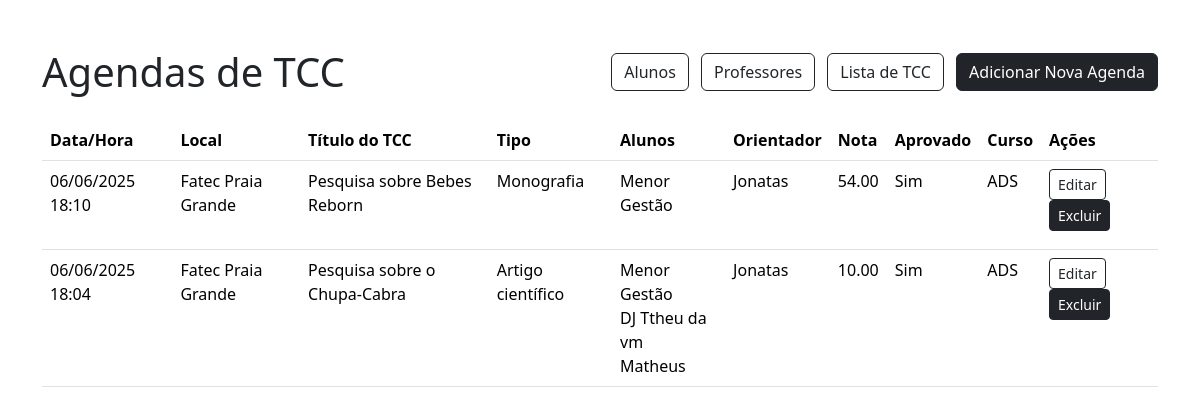
The page / on the database its author committed.
### tables this page shows
CREATE TABLE `agendas` (
  `id` int(11) NOT NULL,
  `data_hora` datetime DEFAULT NULL,
  `local` varchar(100) DEFAULT NULL,
  `prof_orientador_id` int(11) DEFAULT NULL,
  `prof_convidado1_id` int(11) DEFAULT NULL,
  `prof_convidado2_id` int(11) DEFAULT NULL,
  `aluno1_ra` int(11) DEFAULT NULL,
  `aluno2_ra` int(11) DEFAULT NULL,
  `aluno3_ra` int(11) DEFAULT NULL,
  `nota_final` decimal(4,2) DEFAULT NULL,
  `aprovado` enum('Sim','Não') DEFAULT NULL,
  `curso` varchar(100) DEFAULT NULL,
  `cidade` varchar(100) DEFAULT NULL,
  `tipo_tcc_id` int(11) DEFAULT NULL,
  `tcc_id` int(11) DEFAULT NULL
);

CREATE TABLE `tcc` (
  `id` int(11) NOT NULL,
  `titulo` varchar(200) NOT NULL,
  `tipo_tcc_id` int(11) DEFAULT NULL,
  `aluno1_ra` int(11) DEFAULT NULL,
  `professor_orientador_id` int(11) DEFAULT NULL,
  `curso` varchar(100) DEFAULT NULL,
  `aluno2_ra` int(11) DEFAULT NULL,
  `aluno3_ra` int(11) DEFAULT NULL
);

CREATE TABLE `tipo_tcc` (
  `id` int(11) NOT NULL,
  `descricao` varchar(100) NOT NULL
);

CREATE TABLE `aluno` (
  `ra` int(11) NOT NULL,
  `nome` varchar(100) NOT NULL,
  `curso` varchar(100) DEFAULT NULL
);

CREATE TABLE `professor` (
  `id` int(11) NOT NULL,
  `nome` varchar(100) NOT NULL,
  `email` varchar(100) DEFAULT NULL,
  `area_especializacao` varchar(100) DEFAULT NULL
);

### index.php (the view, shortened to what this page needs)
<?php
include 'db.php';
$result = $conn->query("
SELECT a.id, a.data_hora, a.local, a.nota_final, a.aprovado, a.curso, a.cidade,
       tcc.titulo AS titulo_tcc,
       tipo.descricao AS tipo_tcc,
       a1.nome AS aluno1,
       a2.nome AS aluno2,
       a3.nome AS aluno3,
       p.nome AS orientador
FROM agendas a
LEFT JOIN tcc ON a.tcc_id = tcc.id
LEFT JOIN tipo_tcc tipo ON a.tipo_tcc_id = tipo.id
LEFT JOIN aluno a1 ON a.aluno1_ra = a1.ra
LEFT JOIN aluno a2 ON a.aluno2_ra = a2.ra
LEFT JOIN aluno a3 ON a.aluno3_ra = a3.ra
LEFT JOIN professor p ON a.prof_orientador_id = p.id
ORDER BY a.data_hora DESC
");
?>
<!DOCTYPE html>
<html>
<head>
    <link href="https://cdn.jsdelivr.net/npm/bootstrap@5.3.2/dist/css/bootstrap.min.css" rel="stylesheet">
</head>
<body>
    <div class="container mt-5">
        <div class="d-flex justify-content-between align-items-center mb-4">
            <h1 class="mb-0">Agendas de TCC</h1>
            <div>
                <a href="alunos.php" class="btn btn-outline-dark me-2">Alunos</a>
                <a href="professores.php" class="btn btn-outline-dark me-2">Professores</a>
                <a href="tccs.php" class="btn btn-outline-dark me-2">Lista de TCC</a>
                <a href="adicionar.php" class="btn btn-dark">Adicionar Nova Agenda</a>
            </div>
        </div>
        <table class="table table-hover">
            <thead>
                <tr>
                    <th>Data/Hora</th>
                    <th>Local</th>
                    <th>Título do TCC</th>
                    <th>Tipo</th>
                    <th>Alunos</th>
                    <th>Orientador</th>
                    <th>Nota</th>
                    <th>Aprovado</th>
                    <th>Curso</th>
                    <th>Ações</th>
                </tr>
            </thead>
            <tbody>
            <?php while ($row = $result->fetch_assoc()): ?>
                <tr>
                    <td><?= date('d/m/Y H:i', strtotime($row['data_hora'])) ?></td>
                    <td><?= $row['local'] ?></td>
                    <td><?= $row['titulo_tcc'] ?></td>
                    <td><?= $row['tipo_tcc'] ?></td>
                    <td>
                        <?= $row['aluno1'] ?><br>
                        <?= $row['aluno2'] ?><br>
                        <?= $row['aluno3'] ?>
                    </td>
                    <td><?= $row['orientador'] ?></td>
                    <td><?= $row['nota_final'] ?></td>
                    <td><?= $row['aprovado'] ?></td>
                    <td><?= $row['curso'] ?></td>
                    <td>
                        <a href="editar.php?id=<?= $row['id'] ?>" class="btn btn-sm btn-outline-dark">Editar</a>
                        <a href="excluir.php?id=<?= $row['id'] ?>" class="btn btn-sm btn-dark" onclick="return confirm('Deseja excluir esta agenda?')">Excluir</a>
                    </td>
                </tr>
            <?php endwhile; ?>
            </tbody>
        </table>
    </div>
</body>
</html>

### rows shown on the page
agendas: data_hora "06/06/2025 18:10", local "Fatec Praia Grande", tcc.titulo "Pesquisa sobre Bebes Reborn", tipo_tcc.descricao "Monografia", aluno1_ra.nome "Menor Gestão", prof_orientador.nome "Jonatas", nota_final "54.00", aprovado "Sim", curso "ADS"
agendas: data_hora "06/06/2025 18:04", local "Fatec Praia Grande", tcc.titulo "Pesquisa sobre o Chupa-Cabra", tipo_tcc.descricao "Artigo científico", aluno1_ra.nome "Menor Gestão", aluno2_ra.nome "DJ Ttheu da vm", aluno3_ra.nome "Matheus", prof_orientador.nome "Jonatas", nota_final "10.00", aprovado "Sim", curso "ADS"
